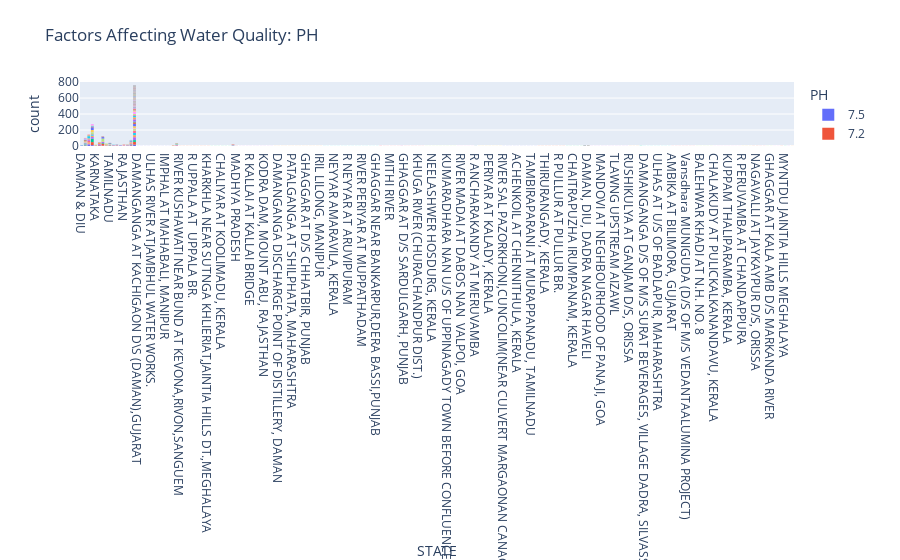

The code cell stored with this chart in its notebook:
### Markdown cell above
let’s explore all the columns one by one. Let’s start by looking at the State column:

### Code cell
import plotly.express as px
data = data
figure = px.histogram(data, x = "STATE", 
                      color = "PH", 
                      title= "Factors Affecting Water Quality: PH")
figure.show()
